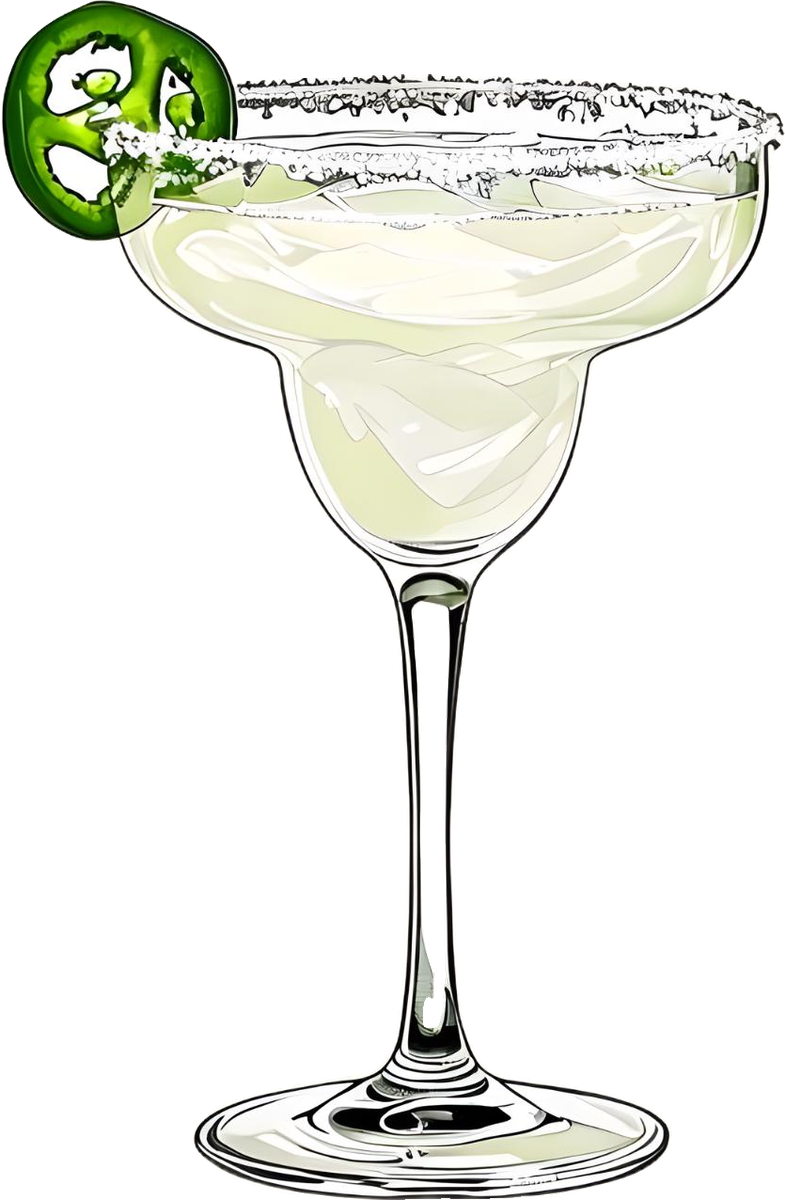
#> input picture cutouts/glt-digital-spicy-marg-invite.png, 785 x 1200 px
$ python -i cutout.py   (imports and definitions only)
#> lines starting #> are read from the running program, lines starting #| are printed output that depends on the picture; after the words box and inside, x2 and y2 are one past the last pixel; in counts of white or black regions, pixels touching at a corner belong together
#> further down, picture is the input picture: PIL image 785x1200 RGBA; mean R, G, B, A 69.1, 70.6, 64, 86.8
"""Step 1 of the photography engine: isolate the real product from its supplier mockup.

Every generated scene reuses these cut-outs, so the artwork on the product is always
the genuine artwork - never re-drawn, never re-spelled by a model.
"""
import json, os, sys
import numpy as np, cv2
from rembg import remove, new_session
from PIL import Image


def keep_largest_blob(img):
    """Drop stray specks and slivers the matting model leaves behind - keep only
    the main product silhouette (plus anything big enough to be a real part of it)."""
    a = np.array(img)
    alpha = (a[:, :, 3] > 40).astype(np.uint8)
    n, labels, stats, _ = cv2.connectedComponentsWithStats(alpha, connectivity=8)
    if n <= 2:
        return img
    areas = stats[1:, cv2.CC_STAT_AREA]
    biggest = areas.max()
    keep = {i + 1 for i, ar in enumerate(areas) if ar >= biggest * 0.05}
    mask = np.isin(labels, list(keep))
    a[:, :, 3] = np.where(mask, a[:, :, 3], 0)
    return Image.fromarray(a)

def rect_artwork(img, tol=26):
    """For framed prints the mount is near-white on a near-white backdrop, which no
    matting model can separate. Instead: sample the actual backdrop colour from the
    corners, keep everything far enough from it, and crop that rectangle. Works
    whether the mockup sits on white or on a beige wall.
    """
#> called with tol = 26
    a = np.array(img.convert("RGB")).astype(np.int16)
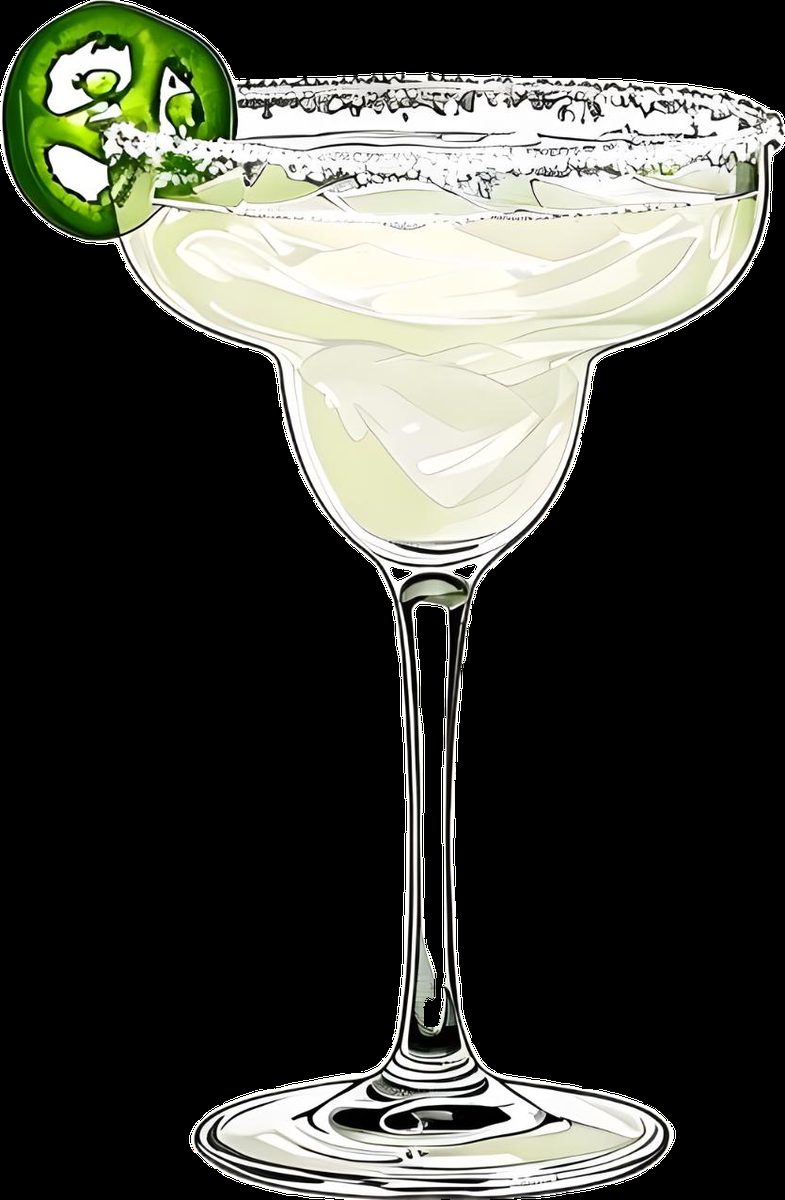
#> a: shape (1200, 785, 3) int16; mean R, G, B 69.1, 70.6, 64
    h, w = a.shape[:2]
#> h = 1200; w = 785
    c = max(8, min(h, w) // 25)
#> c = 31
    corners = np.concatenate([
        a[:c, :c].reshape(-1, 3), a[:c, -c:].reshape(-1, 3),
        a[-c:, :c].reshape(-1, 3), a[-c:, -c:].reshape(-1, 3)])
    bg = np.median(corners, axis=0)
#> bg = [0, 0, 0]
    dist = np.sqrt(((a - bg) ** 2).sum(axis=2))
    mask = (dist > tol).astype(np.uint8)
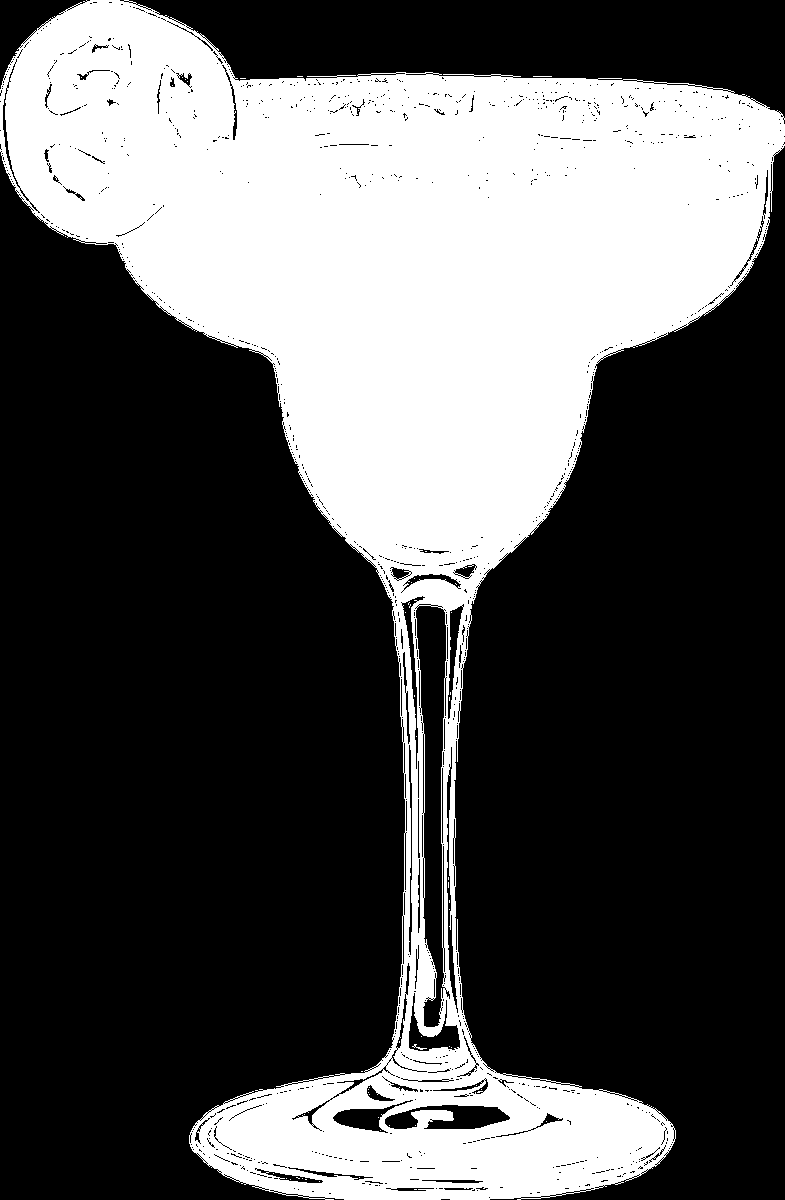
#> mask: shape (1200, 785); values 0 (black) and 1 (white), 33.4% white; 56 white regions (54 under 20 px), largest, box (x1, y1, x2, y2) and area: (0, 0, 785, 1200) 314349, (412, 1044, 427, 1050) 25
    k = np.ones((11, 11), np.uint8)
    mask = cv2.morphologyEx(mask, cv2.MORPH_OPEN, np.ones((5, 5), np.uint8))
#> mask: shape (1200, 785); values 0 (black) and 1 (white), 31.7% white; 30 white regions, largest, box (x1, y1, x2, y2) and area: (5, 0, 785, 625) 247396, (194, 603, 674, 1200) 48755, (443, 720, 457, 782) 513
    mask = cv2.morphologyEx(mask, cv2.MORPH_CLOSE, k)
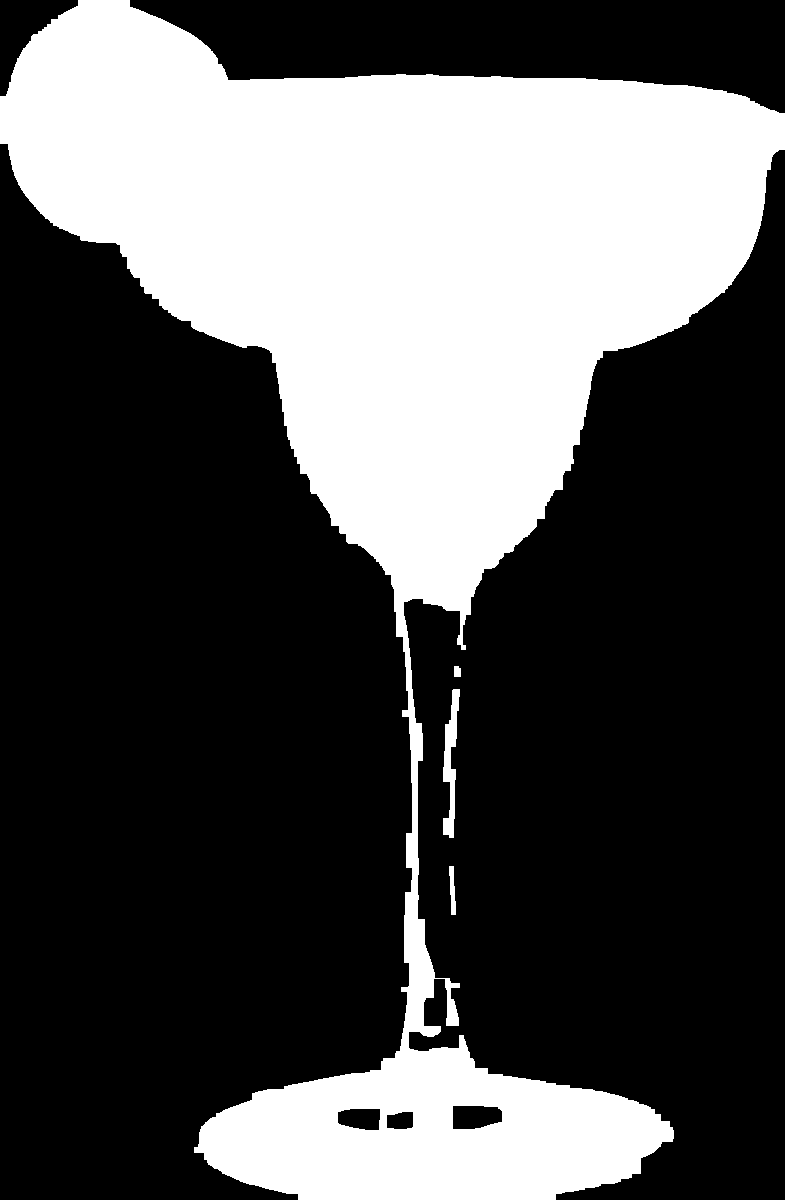
#> mask: shape (1200, 785); values 0 (black) and 1 (white), 32.8% white; 4 white regions, box (x1, y1, x2, y2) and area: (0, 0, 785, 1200) 307693, (443, 689, 460, 838) 1231, (449, 866, 456, 915) 229, (454, 666, 461, 677) 73
    n, labels, stats, _ = cv2.connectedComponentsWithStats(mask, connectivity=8)
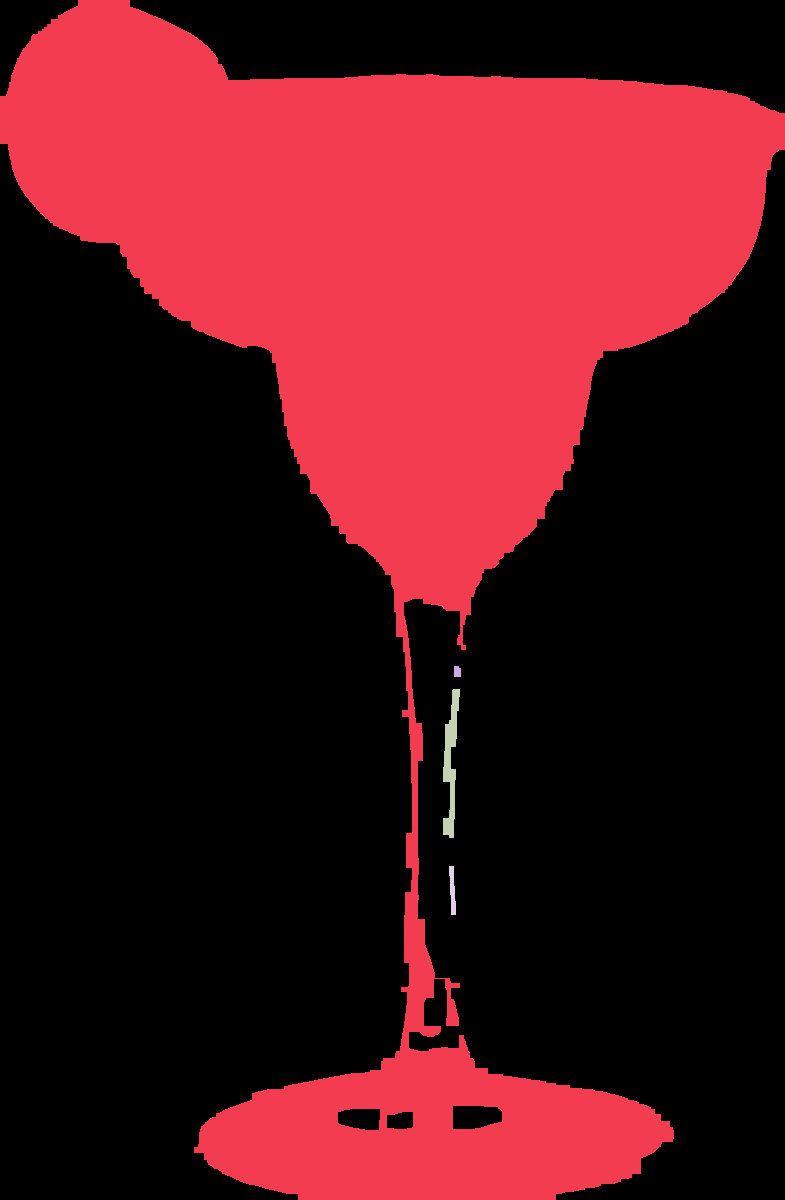
#> labels: shape (1200, 785) int32; 5 distinct labels, from 0 to 4; one colour per label, 0 black
#> n = 5; stats = [[0, 0, 785, 1200, 632774], [0, 0, 785, 1200, 307693], [454, 666, 7, 11, 73], [443, 689, 17, 149, 1231], [449, 866, 7, 49, 229]]
    if n <= 1:
        return img.convert("RGBA")
    i = 1 + int(np.argmax(stats[1:, cv2.CC_STAT_AREA]))
#> i = 1
    x, y, bw, bh = (stats[i, cv2.CC_STAT_LEFT], stats[i, cv2.CC_STAT_TOP],
                    stats[i, cv2.CC_STAT_WIDTH], stats[i, cv2.CC_STAT_HEIGHT])
#> x = 0; y = 0; bw = 785; bh = 1200
    if bw * bh < 0.02 * w * h:          # nothing convincing found - leave it alone
        return img.convert("RGBA")
    return img.convert("RGBA").crop((x, y, x + bw, y + bh))


BASE = "/root/girls-love-things"
OUT = os.path.join(BASE, "cutouts")
# [3 lines not run here, left out]
# [1 line that did not run here, left out]

# image index (1-based) that best shows the product flat/front-on, per SKU
PREFERRED = {
    "glt-digital-martini-invite": 2,
    "glt-digital-spicy-marg-invite": 3,
    "glt-tee-girl-dinner": 1,
    "glt-tote-martini-caesar-fries": 1,
    "glt-mug-sweary-animal-print": 3,
    "glt-print-girl-dinner-martini": 1,
    "glt-tee-boxy-neon-fuck-this-shit": 1,
    "glt-notebook-sweary-animal-print": 1,
    "glt-tee-spicy-marg-navy": 1,
    "glt-print-cocktail-trends-2025": 1,
    "glt-print-lime-leopard-love-you-bye": 1,
    "glt-tee-margarita-fun": 1,
}

only = sys.argv[1:] if len(sys.argv) > 1 else None

# [24 lines not run here, left out]

>>> from PIL import Image
>>> picture = Image.open('cutouts/glt-digital-spicy-marg-invite.png')
>>> result = rect_artwork(picture)

$ run again, on cutouts/glt-notebook-sweary-animal-print.png
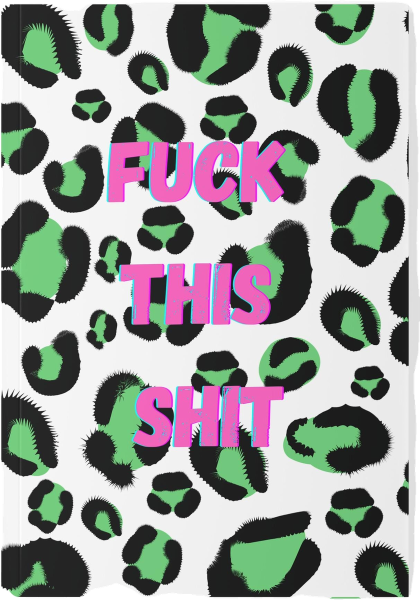
#> input picture cutouts/glt-notebook-sweary-animal-print.png, 839 x 1200 px (shown at 1/2 size)
#> picture is the input picture: PIL image 839x1200 RGBA; mean R, G, B, A 147.4, 149.5, 146.7, 249.8
#> bg = [29, 30, 30]
#> in rect_artwork, `dist = np.sqrt(((a - bg) ** 2).sum(axis=2))`:
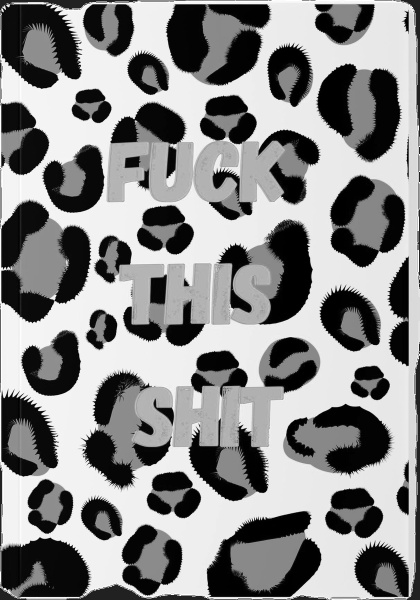
#> dist: shape (1200, 839) float64 (shown at 1/2 size); min 0, max 390.3, mean 210.4; drawn with min black and max white
#> in rect_artwork, `mask = cv2.morphologyEx(mask, cv2.MORPH_CLOSE, k)`:
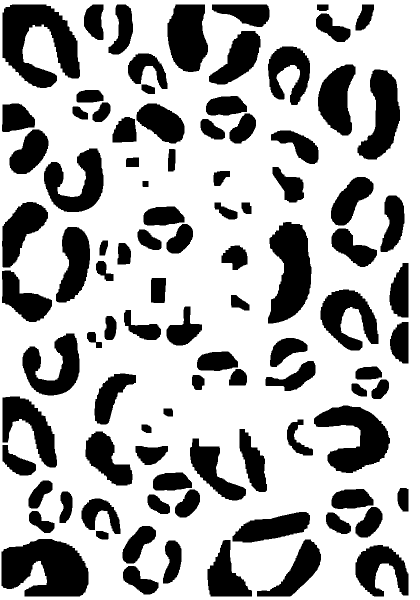
#> mask: shape (1200, 839) (shown at 1/2 size); values 0 (black) and 1 (white), 69.5% white; 96 black regions, largest, box (x1, y1, x2, y2) and area: (3, 1078, 177, 1193) 15024, (5, 9, 160, 176) 14981, (536, 444, 623, 647) 11947
#> n = 2; stats = [[3, 9, 814, 1184, 307296], [0, 0, 839, 1200, 699504]]
#> i = 1
#> x = 0; bw = 839; bh = 1200
